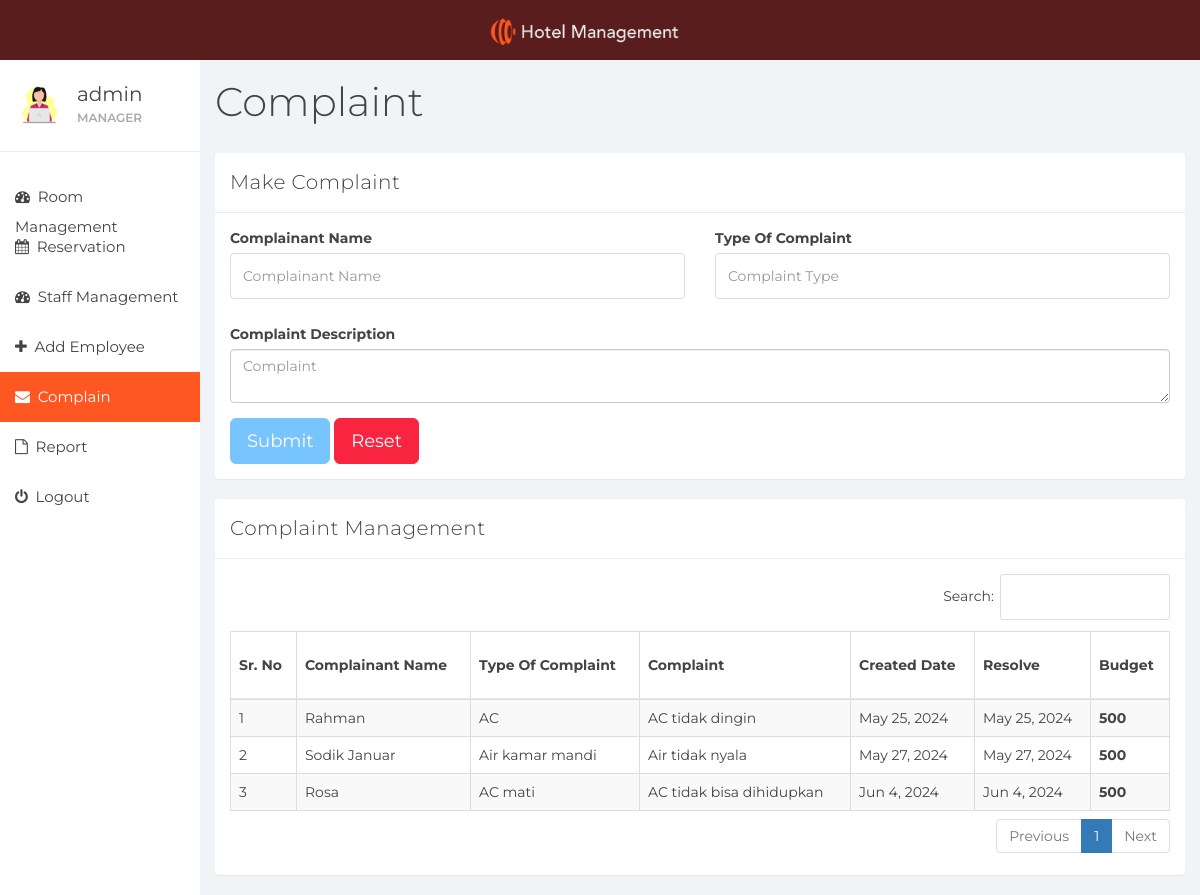
Page /index.php?complain (signed in) on the committed database.
### tables this page shows
CREATE TABLE `user` (
  `id` int(11) NOT NULL,
  `name` varchar(100) NOT NULL,
  `username` varchar(15) NOT NULL,
  `email` varchar(100) NOT NULL,
  `password` varchar(100) NOT NULL,
  `created_at` timestamp NOT NULL DEFAULT current_timestamp()
);

CREATE TABLE `complaint` (
  `id` int(11) NOT NULL,
  `complainant_name` varchar(100) NOT NULL,
  `complaint_type` varchar(100) NOT NULL,
  `complaint` varchar(200) NOT NULL,
  `created_at` timestamp NOT NULL DEFAULT current_timestamp(),
  `resolve_status` tinyint(1) NOT NULL,
  `resolve_date` timestamp NULL DEFAULT current_timestamp() ON UPDATE current_timestamp(),
  `budget` int(11) DEFAULT NULL
);

### complain.php (the view, shortened to what this page needs)
<div class="col-sm-9 col-sm-offset-3 col-lg-10 col-lg-offset-2 main">
    <div class="row">
        <div class="col-lg-12">
            <h1 class="page-header">Complaint</h1>
        </div>
    </div>
    <div class="row">
        <div class="col-lg-12">
            <div class="panel panel-default">
                <div class="panel-heading">Make Complaint</div>
                <div class="panel-body">
                    <form role="form"  data-toggle="validator" method="post" action="ajax.php">
                        <div class="row">
                            <div class="form-group col-lg-6">
                                <label>Complainant Name</label>
                                <input type="text" class="form-control" placeholder="Complainant Name" name="complainant_name" required>
                            </div>
                            <div class="form-group col-lg-6">
                                <label>Type Of Complaint</label>
                                <input type="text" class="form-control" placeholder="Complaint Type" name="complaint_type" required>
                            </div>
                            <div class="form-group col-lg-12">
                                <label>Complaint Description</label>
                                <textarea class="form-control" name="complaint" placeholder="Complaint" required></textarea>
                            </div>
                        </div>
                        <button type="submit" class="btn btn-lg btn-primary" name="createComplaint">Submit</button>
                        <button type="reset" class="btn btn-lg btn-danger">Reset</button>
                    </form>
                </div>
            </div>
        </div>
    </div>
    <div class="row">
        <div class="col-lg-12">
            <div class="panel panel-default">
                <div class="panel-heading">Complaint Management</div>
                <div class="panel-body">
                    <table class="table table-striped table-bordered table-responsive" cellspacing="0" width="100%" id="rooms">
                        <thead>
                        <tr>
                            <th>Sr. No</th>
                            <th>Complainant Name</th>
                            <th>Type Of Complaint</th>
                            <th>Complaint</th>
                            <th>Created Date</th>
                            <th>Resolve</th>
                            <th>Budget</th>
                        </tr>
                        </thead>
                        <tbody>
                        <?php
                        $complaint_query = "SELECT * FROM complaint";
                        $complaint_result = mysqli_query($connection, $complaint_query);
                        if (mysqli_num_rows($complaint_result) > 0) {
                            $num = 0;
                            while ($complaint = mysqli_fetch_assoc($complaint_result)) {
                                $num++
                                ?>
                                <tr>
                                    <td><?php echo $num ?></td>
                                    <td><?php echo $complaint['complainant_name'] ?></td>
                                    <td><?php echo $complaint['complaint_type'] ?></td>
                                    <td><?php echo $complaint['complaint'] ?></td>
                                    <td><?php echo date('M j, Y',strtotime($complaint['created_at'])) ?></td>
                                    <td>
                                        <?php if(!$complaint['resolve_status']){
                                            echo '<button class="btn btn-success" data-toggle="modal" data-target="#complaintModal" data-id="' . $complaint['id'] . '" id="complaint">Resolve</a>';
                                        } else{
                                            echo date('M j, Y',strtotime($complaint['resolve_date']));
                                        }
                                        ?>
                                    </td>
                                    <th><?php echo $complaint['budget'] ?></th>
                                </tr>
                            <?php }
                        } else {
                            echo "No Rooms";
                        }
                        ?>
                        </tbody>
                    </table>
                </div>
            </div>
        </div>
    </div>
</div>

### sidebar.php (shortened to what this page needs)
<div id="sidebar-collapse" class="col-sm-3 col-lg-2 sidebar">
    <div class="profile-sidebar">
        <div class="profile-userpic">
            <img src="img/admin.png" class="img-responsive" alt="">
        </div>
        <div class="profile-usertitle">
            <div class="profile-usertitle-name"><?php echo $user['name'];?></div>
            <div class="profile-usertitle-status"></span>Manager</div>
        </div>
    </div>
    <ul class="nav menu">
        <?php
        if (isset($_GET['room_mang'])){ ?>
            <li class="active">
                <a href="index.php?room_mang"><em class="fa fa-dashboard">&nbsp;</em>
                    Room Management
                </a>
            </li>
        <?php } else{?>
            <li>
                <a href="index.php?room_mang"><em class="fa fa-dashboard">&nbsp;</em>
                    Room Management
                </a>
            </li>
        <?php }
        if (isset($_GET['reservation'])){ ?>
            <li class="active">
                <a href="index.php?reservation"><em class="fa fa-calendar">&nbsp;</em>
                    Reservation
                </a>
            </li>
        <?php } else{?>
            <li>
                <a href="index.php?reservation"><em class="fa fa-calendar">&nbsp;</em>
                    Reservation
                </a>
            </li>
        <?php }
        if (isset($_GET['staff_mang'])){ ?>
            <li class="active">
                <a href="index.php?staff_mang"><em class="fa fa-dashboard">&nbsp;</em>
                    Staff Management
                </a>
            </li>
        <?php } else{?>
            <li>
                <a href="index.php?staff_mang"><em class="fa fa-dashboard">&nbsp;</em>
                    Staff Management
                </a>
            </li>
        <?php }
        if (isset($_GET['add_emp'])){ ?>
            <li class="active">
                <a href="index.php?add_emp"><em class="fa fa-plus">&nbsp;</em>
                    Add Employee
                </a>
            </li>
        <?php } else{?>
            <li>
                <a href="index.php?add_emp"><em class="fa fa-plus">&nbsp;</em>
                    Add Employee
                </a>
            </li>
        <?php }
        if (isset($_GET['complain'])){ ?>
            <li class="active">
                <a href="index.php?complain"><em class="fa fa-envelope">&nbsp;</em>
                    Complain
                </a>
            </li>
        <?php }
        if (isset($_GET['laporan'])){ ?>
            <li class="active">
                <a href="index.php?laporan"><em class="fa fa-file-o">&nbsp;</em>
                    Report
                </a>
            </li>
        <?php } else{?>
            <li>
                <a href="index.php?laporan"><em class="fa fa-file-o">&nbsp;</em>
                    Report
                </a>
            </li>
        <?php }
        ?>
        <li><a href="logout.php"><em class="fa fa-power-off">&nbsp;</em> Logout</a></li>
    </ul>
</div>

### css/styles.css (style rules this page uses)
body { background: #f1f4f7; padding-top: 60px; font-size: 14px; color: #444444; font-family: "Montserrat", "Helvetica Neue", Helvetica, Arial, sans-serif; }
a, a:hover, a:focus { color: #30a5ff; }
h1, h2, h3, h4, h5, h6 { color: #444444; }
h1 { font-weight: 300; font-size: 40px; }
input.form-control { border: 1px solid #ddd; box-shadow: none; height: 46px; }
.btn-primary, .btn-primary:hover, .btn-primary:focus, .btn-primary:active, .btn-primary.active, .open > .dropdown-toggle.btn-primary, .btn-primary.disabled, .btn-primary[disabled], fieldset[disabled] .btn-primary, .btn-primary.disabled:hover, .btn-primary[disabled]:hover, fieldset[disabled] .btn-primary:hover, .btn-primary.disabled:focus, .btn-primary[disabled]:focus, fieldset[disabled] .btn-primary:focus, .btn-primary.disabled:active, .btn-primary[disabled]:active, fieldset[disabled] .btn-primary:active, .btn-primary.disabled.active, .btn-primary[disabled].active, fieldset[disabled] .btn-primary.active { background-color: #30a5ff; border-color: #30a5ff; }
.btn-danger, .btn-danger:hover, .btn-danger:focus, .btn-danger:active, .btn-danger.active, .open > .dropdown-toggle.btn-danger, .btn-danger.disabled, .btn-danger[disabled], fieldset[disabled] .btn-danger, .btn-danger.disabled:hover, .btn-danger[disabled]:hover, fieldset[disabled] .btn-danger:hover, .btn-danger.disabled:focus, .btn-danger[disabled]:focus, fieldset[disabled] .btn-danger:focus, .btn-danger.disabled:active, .btn-danger[disabled]:active, fieldset[disabled] .btn-danger:active, .btn-danger.disabled.active, .btn-danger[disabled].active, fieldset[disabled] .btn-danger.active { background-color: #f9243f; border-color: #f9243f; }
.panel { border: 0; }
.panel-heading { font-size: 20px; font-weight: 300; letter-spacing: 0.025em; height: 60px; line-height: 38px; }
.panel-default .panel-heading { background: #fff; border-bottom: 1px solid #e9ecf2; color: #444444; }
.sidebar { display: block; padding: 0; display: none; box-shadow: none; background: #fff; }
.sidebar ul { margin: 20px 0px; }
@media (min-width: 768px) { .sidebar { display: block; position: fixed; top: 60px; bottom: 0; left: 0; z-index: 1000; display: block; margin: 0; padding: 0; overflow-x: hidden; overflow-y: auto; } }
.sidebar ul.nav .active a, .sidebar ul.nav li.parent a.active, .sidebar ul.nav .active > a:hover, .sidebar ul.nav li.parent a.active:hover, .sidebar ul.nav .active > a:focus, .sidebar ul.nav li.parent a.active:focus { color: #fff; background-color: #fe5722; }
.sidebar ul.nav li a { height: 50px; font-size: 15px; line-height: 2em; color: #444444; }
.profile-sidebar { padding: 10px 0; border-bottom: 1px solid #e9ecf2; }
.profile-userpic img { float: left; margin: 10px 0px 0px 15px; width: 50px; height: 50px; border-radius: 9999px !important; }
.profile-usertitle { float: left; text-align: left; margin: 10px 0 0 12px; }
.profile-usertitle-name { font-size: 20px; margin-bottom: 0px; }
.profile-usertitle-status { text-transform: uppercase; color: #aaa; font-size: 12px; font-weight: 600; margin-bottom: 15px; }
h1.page-header { margin-top: 20px; border-bottom: 0; }
.table { background: #fff; }
.table > thead > tr > th { border-bottom: 1px solid #e6e7e8; vertical-align: middle; height: 50px; }

### rows in the picture
user: name "admin"
complaint: complainant_name "Rahman", complaint_type "AC", complaint "AC tidak dingin", created_at "May 25, 2024", resolve_date "May 25, 2024", budget "500"
complaint: complainant_name "Sodik Januar", complaint_type "Air kamar mandi", complaint "Air tidak nyala", created_at "May 27, 2024", resolve_date "May 27, 2024", budget "500"
complaint: complainant_name "Rosa", complaint_type "AC mati", complaint "AC tidak bisa dihidupkan", created_at "Jun 4, 2024", resolve_date "Jun 4, 2024", budget "500"
